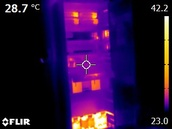
#> input picture FLIR0192.jpg, 172 x 129 px, shrunk from 320 x 240 before the run
$ python -i run_comparison_crop.py   (imports and definitions only)
#> lines starting #> are read from the running program, lines starting #| are printed output that depends on the picture
"""
Comparador de fidelidade térmica — com crop de bordas (overlay UI).
Remove 8% das bordas antes de comparar, eliminando interferência
da escala, logo, spot meter e barra de cores da câmera.
"""
import sys
import os
import cv2
import numpy as np
from scipy.stats import wasserstein_distance

WORKSPACE = r"c:\Users\Leonam Dias\Documents\Projetos C#\Thermix Studio"
sys.path.insert(0, WORKSPACE)

from deepseek_python_20260602_3848b7 import (
    brightness_contrast_stats,
    export_full_report_to_txt,
)

def crop_thermal_roi(img, margin_pct=0.08):
    """Remove bordas com UI da câmera (escala, logo, spot, barra)."""
    h, w = img.shape[:2]
    y0 = int(h * margin_pct)
    y1 = int(h * (1.0 - margin_pct))
    x0 = int(w * margin_pct)
    x1 = int(w * (1.0 - margin_pct))
    return img[y0:y1, x0:x1]

def compute_histogram_stats(img):
    hsv = cv2.cvtColor(img, cv2.COLOR_RGB2HSV)
#> hsv: shape (129, 172, 3); mean H, S, V 80.3, 161.4, 71.6
    v_channel = hsv[:, :, 2]
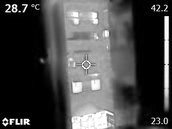
#> v_channel: shape (129, 172); min 0, max 255, mean 71.6
    hist_r = cv2.calcHist([img], [0], None, [256], [0, 256])
#> hist_r = 256 values, max 8498 at index 0, min 3 at index 232, mean 86.67
    hist_g = cv2.calcHist([img], [1], None, [256], [0, 256])
#> hist_g = 256 values, max 11122 at index 0, min 1 at index 152, mean 86.67
    hist_b = cv2.calcHist([img], [2], None, [256], [0, 256])
#> hist_b = 256 values, max 7083 at index 0, min 0 at index 187, mean 86.67
    hist_v = cv2.calcHist([v_channel], [0], None, [256], [0, 256])
#> hist_v = 256 values, max 6198 at index 0, min 3 at index 232, mean 86.67
    for h in [hist_r, hist_g, hist_b, hist_v]:
        h /= h.sum() if h.sum() > 0 else 1.0
#> this loop made 4 passes
    return hist_r, hist_g, hist_b, hist_v

def compare_histograms(hist_orig, hist_render, method='correlation'):
    methods = {
        'correlation': cv2.HISTCMP_CORREL,
        'chi_square': cv2.HISTCMP_CHISQR,
        'intersection': cv2.HISTCMP_INTERSECT,
        'bhattacharyya': cv2.HISTCMP_BHATTACHARYYA
    }
    return cv2.compareHist(hist_orig, hist_render, methods[method])

# ─── Pares ──────────────────────────────────────────────────
PAIRS = [
    ("FLIR0192",
     os.path.join(WORKSPACE, "FLIR0192.jpg"),
     os.path.join(WORKSPACE, "FLIR0192_render_limpo.jpg")),
    ("2.jpg",
     os.path.join(WORKSPACE, "2.jpg"),
     os.path.join(WORKSPACE, "2_render_limpo.jpg")),
]

CROP_MARGIN = 0.08  # 8% das bordas removidas

# [60 lines not run here, left out]

>>> import cv2
>>> picture = cv2.cvtColor(cv2.imread('FLIR0192.jpg'), cv2.COLOR_BGR2RGB)
>>> result = compute_histogram_stats(picture)

$ run again, on FLIR0060.jpg
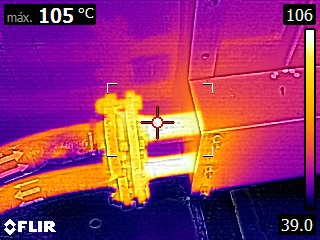
#> input picture FLIR0060.jpg, 320 x 240 px
#> hsv: shape (240, 320, 3); mean H, S, V 110.8, 218.9, 168.8
#> in compute_histogram_stats, `v_channel = hsv[:, :, 2]`:
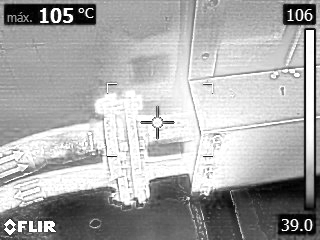
#> v_channel: shape (240, 320); min 0, max 255, mean 168.8
#> hist_r = 256 values, max 6183 at index 255, min 25 at index 60, mean 300
#> hist_g = 256 values, max 13946 at index 0, min 51 at index 204, mean 300
#> hist_b = 256 values, max 3395 at index 0, min 14 at index 215, mean 300
#> hist_v = 256 values, max 7094 at index 255, min 38 at index 0, mean 300
#> the loop in compute_histogram_stats, `for h in [hist_r, hist_g, hist_b, hist_v]:` made 4 passes

$ run again, on FLIR0193.jpg
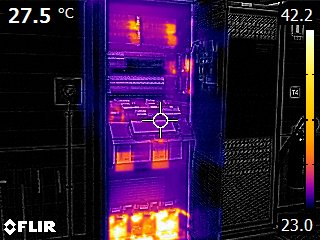
#> input picture FLIR0193.jpg, 320 x 240 px
#> hsv: shape (240, 320, 3); mean H, S, V 62.6, 122.7, 67.6
#> in compute_histogram_stats, `v_channel = hsv[:, :, 2]`:
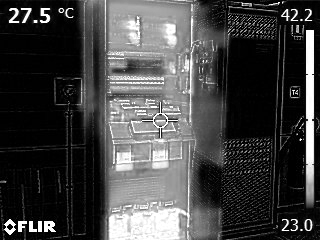
#> v_channel: shape (240, 320); min 0, max 255, mean 67.6
#> hist_r = 256 values, max 18292 at index 0, min 24 at index 195, mean 300
#> hist_g = 256 values, max 25598 at index 0, min 10 at index 195, mean 300
#> hist_b = 256 values, max 15378 at index 0, min 16 at index 242, mean 300
#> hist_v = 256 values, max 11935 at index 0, min 40 at index 214, mean 300
#> the loop in compute_histogram_stats, `for h in [hist_r, hist_g, hist_b, hist_v]:` made 4 passes
